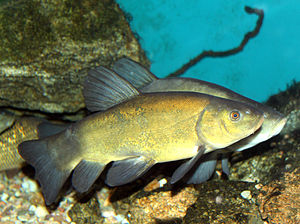
#> input picture P2-Dog-Classification/test_images/300px-Tinca_tinca_Prague_Vltava_3.jpg, 300 x 224 px
$ jupyter execute --allow-errors dog_app.ipynb   (shell and % lines are left out)
#> lines starting #> are read from the running program, lines starting #| are printed output that depends on the picture
#> in display_and_predict, image_pil is the input picture: PIL image 300x224 RGB; mean R, G, B 88.1, 117.7, 93
# Convolutional Neural Networks

## Project: Write an Algorithm for a Dog Identification App

---

In this notebook, some template code has already been provided for you, and you will need to implement additional functionality to successfully complete this project. You will not need to modify the included code beyond what is requested. Sections that begin with **'(IMPLEMENTATION)'** in the header indicate that the following block of code will require additional functionality which you must provide. Instructions will be provided for each section, and the specifics of the implementation are marked in the code block with a 'TODO' statement. Please be sure to read the instructions carefully!

> **Note**: Once you have completed all of the code implementations, you need to finalize your work by exporting the Jupyter Notebook as an HTML document. Before exporting the notebook to html, all of the code cells need to have been run so that reviewers can see the final implementation and output. You can then export the notebook by using the menu above and navigating to **File -> Download as -> HTML (.html)**. Include the finished document along with this notebook as your submission.

In addition to implementing code, there will be questions that you must answer which relate to the project and your implementation. Each section where you will answer a question is preceded by a **'Question X'** header. Carefully read each question and provide thorough answers in the following text boxes that begin with **'Answer:'**. Your project submission will be evaluated based on your answers to each of the questions and the implementation you provide.

>**Note:** Code and Markdown cells can be executed using the **Shift + Enter** keyboard shortcut.  Markdown cells can be edited by double-clicking the cell to enter edit mode.

The rubric contains _optional_ "Stand Out Suggestions" for enhancing the project beyond the minimum requirements. If you decide to pursue the "Stand Out Suggestions", you should include the code in this Jupyter notebook.

---
### Why We're Here

In this notebook, you will make the first steps towards developing an algorithm that could be used as part of a mobile or web app.  At the end of this project, your code will accept any user-supplied image as input.  If a dog is detected in the image, it will provide an estimate of the dog's breed.  If a human is detected, it will provide an estimate of the dog breed that is most resembling.  The image below displays potential sample output of your finished project (... but we expect that each student's algorithm will behave differently!).

In this real-world setting, you will need to piece together a series of models to perform different tasks; for instance, the algorithm that detects humans in an image will be different from the CNN that infers dog breed.  There are many points of possible failure, and no perfect algorithm exists.  Your imperfect solution will nonetheless create a fun user experience!

### The Road Ahead

We break the notebook into separate steps.  Feel free to use the links below to navigate the notebook.

* [Step 0](#step0): Import Datasets
* [Step 1](#step1): Detect Humans
* [Step 2](#step2): Detect Dogs
* [Step 3](#step3): Create a CNN to Classify Dog Breeds (from Scratch)
* [Step 4](#step4): Create a CNN to Classify Dog Breeds (using Transfer Learning)
* [Step 5](#step5): Write your Algorithm
* [Step 6](#step6): Test Your Algorithm

---
<a id='step0'></a>
## Step 0: Import Datasets

Make sure that you've downloaded the required human and dog datasets:
* Download the [dog dataset](https://s3-us-west-1.amazonaws.com/udacity-aind/dog-project/dogImages.zip).  Unzip the folder and place it in this project's home directory, at the location `/dog_images`.

* Download the [human dataset](https://s3-us-west-1.amazonaws.com/udacity-aind/dog-project/lfw.zip).  Unzip the folder and place it in the home directory, at location `/lfw`.

*Note: If you are using a Windows machine, you are encouraged to use [7zip](http://www.7-zip.org/) to extract the folder.*

In the code cell below, we save the file paths for both the human (LFW) dataset and dog dataset in the numpy arrays `human_files` and `dog_files`.

[cell 1]
import numpy as np
from glob import glob

# load filenames for human and dog images
human_files = np.array(glob("./lfw/*/*"))
dog_files = np.array(glob("./dog_images/*/*/*"))

# print number of images in each dataset
print('There are %d total human images.' % len(human_files))
print('There are %d total dog images.' % len(dog_files))

#> (a cell that did not finish here is left out)

#> (a cell that did not finish here is left out)

#> (a cell that did not finish here is left out)

#> (a cell that did not finish here is left out)

<a id='step1'></a>
## Step 1: Detect Humans

In this section, we use OpenCV's implementation of [Haar feature-based cascade classifiers](http://docs.opencv.org/trunk/d7/d8b/tutorial_py_face_detection.html) to detect human faces in images.

OpenCV provides many pre-trained face detectors, stored as XML files on [github](https://github.com/opencv/opencv/tree/master/data/haarcascades).  We have downloaded one of these detectors and stored it in the `haarcascades` directory.  In the next code cell, we demonstrate how to use this detector to find human faces in a sample image.

[cell 6]
import cv2
import matplotlib.pyplot as plt

# extract pre-trained face detector
face_cascade = cv2.CascadeClassifier('haarcascades/haarcascade_frontalface_alt.xml')

# load color (BGR) image
#> (the rest of this cell did not finish here and is left out)

Before using any of the face detectors, it is standard procedure to convert the images to grayscale.  The `detectMultiScale` function executes the classifier stored in `face_cascade` and takes the grayscale image as a parameter.

In the above code, `faces` is a numpy array of detected faces, where each row corresponds to a detected face.  Each detected face is a 1D array with four entries that specifies the bounding box of the detected face.  The first two entries in the array (extracted in the above code as `x` and `y`) specify the horizontal and vertical positions of the top left corner of the bounding box.  The last two entries in the array (extracted here as `w` and `h`) specify the width and height of the box.

### Write a Human Face Detector

We can use this procedure to write a function that returns `True` if a human face is detected in an image and `False` otherwise.  This function, aptly named `face_detector`, takes a string-valued file path to an image as input and appears in the code block below.

[cell 7]
# returns "True" if face is detected in image stored at img_path
def face_detector(img_path):
    img = cv2.imread(img_path)
    gray = cv2.cvtColor(img, cv2.COLOR_BGR2GRAY)
    faces = face_cascade.detectMultiScale(gray)
    return len(faces) > 0

### (IMPLEMENTATION) Assess the Human Face Detector

__Question 1:__ Use the code cell below to test the performance of the `face_detector` function.
- What percentage of the first 100 images in `human_files` have a detected human face?
- What percentage of the first 100 images in `dog_files` have a detected human face?

Ideally, we would like 100% of human images with a detected face and 0% of dog images with a detected face.  You will see that our algorithm falls short of this goal, but still gives acceptable performance.  We extract the file paths for the first 100 images from each of the datasets and store them in the numpy arrays `human_files_short` and `dog_files_short`.

__Answer:__
(You can print out your results and/or write your percentages in this cell)
 - Human face percentage of human files:  98.00%
 - Human face percentage of dog files:     7.00%

[cell 8]
from tqdm import tqdm

human_files_short = human_files[:100]
dog_files_short = dog_files[:100]

#-#-# Do NOT modify the code above this line. #-#-#

## TODO: Test the performance of the face_detector algorithm
## on the images in human_files_short and dog_files_short.
# Detect human faces from a collection of human files
total_face_detected = 0
for human_file in human_files_short:
    if face_detector(img_path=human_file) == True:
        total_face_detected += 1

#> (the rest of this cell did not finish here and is left out)

We suggest the face detector from OpenCV as a potential way to detect human images in your algorithm, but you are free to explore other approaches, especially approaches that make use of deep learning :).  Please use the code cell below to design and test your own face detection algorithm.  If you decide to pursue this _optional_ task, report performance on `human_files_short` and `dog_files_short`.

[cell 9]
### (Optional)
### TODO: Test performance of anotherface detection algorithm.
### Feel free to use as many code cells as needed.

---
<a id='step2'></a>
## Step 2: Detect Dogs

In this section, we use a [pre-trained model](http://pytorch.org/docs/master/torchvision/models.html) to detect dogs in images.

### Obtain Pre-trained VGG-16 Model

The code cell below downloads the VGG-16 model, along with weights that have been trained on [ImageNet](http://www.image-net.org/), a very large, very popular dataset used for image classification and other vision tasks.  ImageNet contains over 10 million URLs, each linking to an image containing an object from one of [1000 categories](https://gist.github.com/yrevar/942d3a0ac09ec9e5eb3a).

[cell 10]
import torch
import torchvision.models as models

# define VGG16 model
#> (the rest of this cell did not finish here and is left out)

Get class index to label converter for ImageNet model.

[cell 11]
import pickle
from urllib.request import urlopen

#> (the rest of this cell did not finish here and is left out)

Given an image, this pre-trained VGG-16 model returns a prediction (derived from the 1000 possible categories in ImageNet) for the object that is contained in the image.

### (IMPLEMENTATION) Making Predictions with a Pre-trained Model

In the next code cell, you will write a function that accepts a path to an image (such as `'dogImages/train/001.Affenpinscher/Affenpinscher_00001.jpg'`) as input and returns the index corresponding to the ImageNet class that is predicted by the pre-trained VGG-16 model.  The output should always be an integer between 0 and 999, inclusive.

Before writing the function, make sure that you take the time to learn  how to appropriately pre-process tensors for pre-trained models in the [PyTorch documentation](http://pytorch.org/docs/stable/torchvision/models.html).

[cell 12]
def display_image_tensor(image_t, ax=None, title=None):
    """Imshow for Tensor."""
    if ax is None:
        fig, ax = plt.subplots()

    # PyTorch tensors assume the color channel is the first dimension
    # but matplotlib assumes is the third dimension
    image_np = image_t.numpy().transpose((1, 2, 0))

    # Undo preprocessing
    mean = np.array([0.485, 0.456, 0.406])
    std = np.array([0.229, 0.224, 0.225])
    image_np = std * image_np + mean

    # Image needs to be clipped between 0 and 1 or it looks like noise when displayed
    image_np = np.clip(image_np, 0, 1)

    ax.imshow(image_np)

    return ax

[cell 13]
def preprocess_image(image_pil):
    ''' Scales, crops, and normalizes a PIL image for a PyTorch model,
        returns an Numpy array
    '''

    # TODO: Process a PIL image for use in a PyTorch model
    # scale
    width, height = image_pil.size
#> width = 300; height = 224
    shortest_side = min(width, height)
#> shortest_side = 224
    new_ratio = shortest_side / 256
#> new_ratio = 0.875
    new_width, new_height = (int(width/new_ratio), int(height/new_ratio))
#> new_width = 342; new_height = 256
    image_pil = image_pil.resize((new_width, new_height))
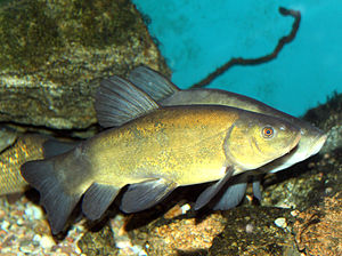
#> image_pil: PIL image 342x256 RGB; mean R, G, B 88.1, 117.7, 93
    # crop
    width, height = image_pil.size
#> width = 342; height = 256
    new_width, new_height = (224, 224)
    left = (width - new_width) / 2
#> left = 59
    top = (height - new_height) / 2
#> top = 16
    right = (width + new_width) / 2
#> right = 283
    bottom = (height + new_height) / 2
#> bottom = 240
    image_pil = image_pil.crop((left, top, right, bottom))
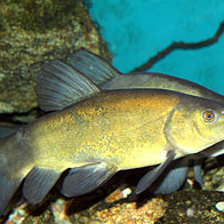
#> image_pil: PIL image 224x224 RGB; mean R, G, B 93.9, 120.5, 93.3
    # convert to RGB
    if image_pil.mode != "RGB":
        image_pil = image_pil.convert("RGB")
    # normalize
    image_np = np.array(image_pil, dtype=np.float32)
    mean = np.array([0.485, 0.456, 0.406], dtype=np.float32)
    std = np.array([0.229, 0.224, 0.225], dtype=np.float32)
    image_np = ((image_np / 255) - mean) / std
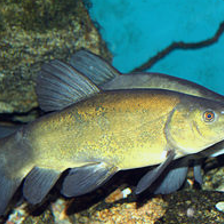
#> image_np: shape (224, 224, 3) float32; mean R, G, B -0.51, 0.0737, -0.179; drawn with min black and max white
    # transpoose to channel first (CHW)
    image_np = image_np.transpose((2, 0, 1))

    return image_np

[cell 14]
from PIL import Image
import torchvision.transforms as transforms

def VGG16_predict(img_path):
    '''
    Use pre-trained VGG-16 model to obtain index corresponding to
    predicted ImageNet class for image at specified path

    Args:
        img_path: path to an image

    Returns:
        Index corresponding to VGG-16 model's prediction
    '''

    ## TODO: Complete the function.
    ## Load and pre-process an image from the given img_path
    ## Return the *index* of the predicted class for that image
    image_pil = Image.open(img_path)
    image_np = preprocess_image(image_pil)
    image_tensor = torch.tensor(np.array([image_np]))
    if use_cuda:
        image_tensor = image_tensor.cuda()
    output = VGG16(image_tensor)
    prediction = output.topk(1)
    if use_cuda:
        prediction = prediction[1].detach().cpu().numpy()

    return prediction[0][0]

[cell 15]
def display_and_predict(image_path):
    image_pil = Image.open(image_path)
    image_np = preprocess_image(image_pil)
    display_image_tensor(torch.tensor(image_np))
    plt.show()

    prediction = VGG16_predict(image_path)
    print(prediction, ":", clsidx_to_labels[prediction])

#> (a cell that did not finish here is left out)

#> (a cell that did not finish here is left out)

[cell 18]
display_and_predict(image_path='./test_images/300px-Tinca_tinca_Prague_Vltava_3.jpg')
#> (the call stopped at in VGG16_predict, `image_tensor = torch.tensor(np.array([image_np]))`: torch is not available in this run)

$ run again, with P2-Dog-Classification/images/American_water_spaniel_00648.jpg copied over P2-Dog-Classification/test_images/300px-Tinca_tinca_Prague_Vltava_3.jpg
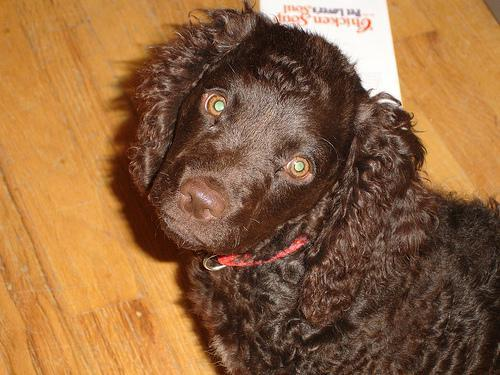
#> input picture P2-Dog-Classification/images/American_water_spaniel_00648.jpg, 500 x 375 px
#> in display_and_predict, image_pil is the input picture: PIL image 500x375 RGB; mean R, G, B 145.9, 102.6, 64.1
#> in preprocess_image, `image_pil = image_pil.crop((left, top, right, bottom))`:
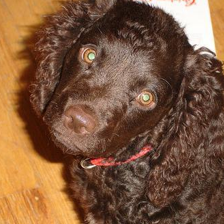
#> image_pil: PIL image 224x224 RGB; mean R, G, B 125.5, 88.2, 61.5
#> in preprocess_image, `image_np = ((image_np / 255) - mean) / std`:
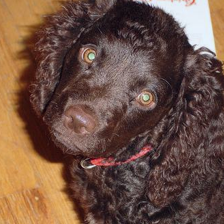
#> image_np: shape (224, 224, 3) float32; mean R, G, B 0.0317, -0.491, -0.732; drawn with min black and max white

$ run again, with P2-Dog-Classification/images/Brittany_02625.jpg copied over P2-Dog-Classification/test_images/300px-Tinca_tinca_Prague_Vltava_3.jpg
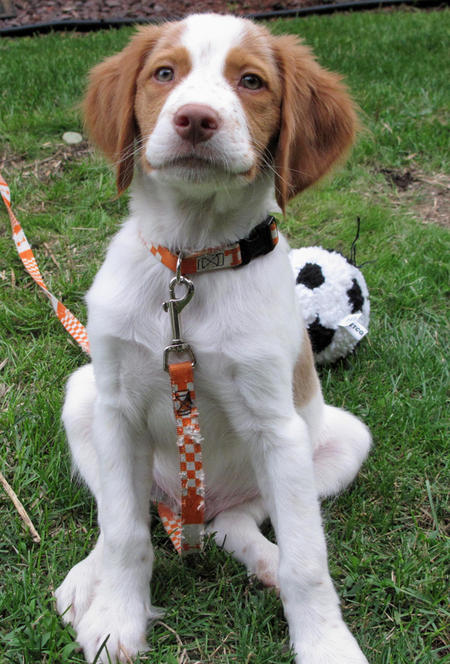
#> input picture P2-Dog-Classification/images/Brittany_02625.jpg, 450 x 664 px
#> in display_and_predict, image_pil is the input picture: PIL image 450x664 RGB; mean R, G, B 116.1, 121.8, 101.6
#> in preprocess_image, `image_pil = image_pil.resize((new_width, new_height))`:
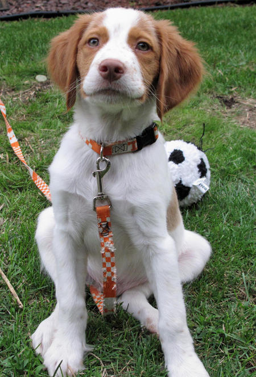
#> image_pil: PIL image 256x377 RGB; mean R, G, B 116.1, 121.8, 101.6
#> in preprocess_image, `image_pil = image_pil.crop((left, top, right, bottom))`:
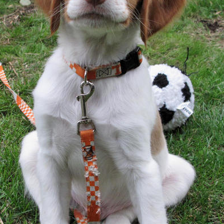
#> image_pil: PIL image 224x224 RGB; mean R, G, B 125.6, 129.9, 114.5
